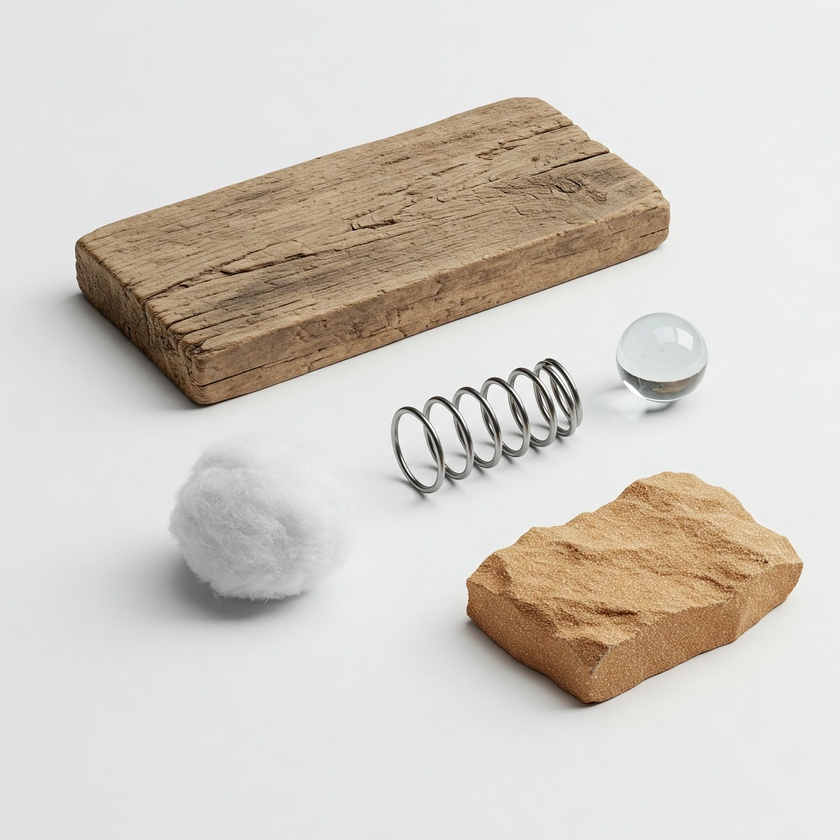
#> input picture week2_histograms_and_color_spaces/sample_images/foto1.jpeg, 840 x 840 px, shrunk from 2048 x 2048 before the run
$ python clahe_equalization.py
#> lines starting #> are read from the running program, lines starting #| are printed output that depends on the picture
import cv2  # OpenCV for image loading and CLAHE
import numpy as np
import matplotlib.pyplot as plt

# Path to your image file.
# Ensure "foto1.jpeg" is in the same directory as this script,
# or provide the correct path (e.g., "sample_images/foto1.jpeg").
IMAGE_PATH = "sample_images/foto1.jpeg"

try:
    # Load the image in grayscale using OpenCV
    gray_image = cv2.imread(IMAGE_PATH, 0)
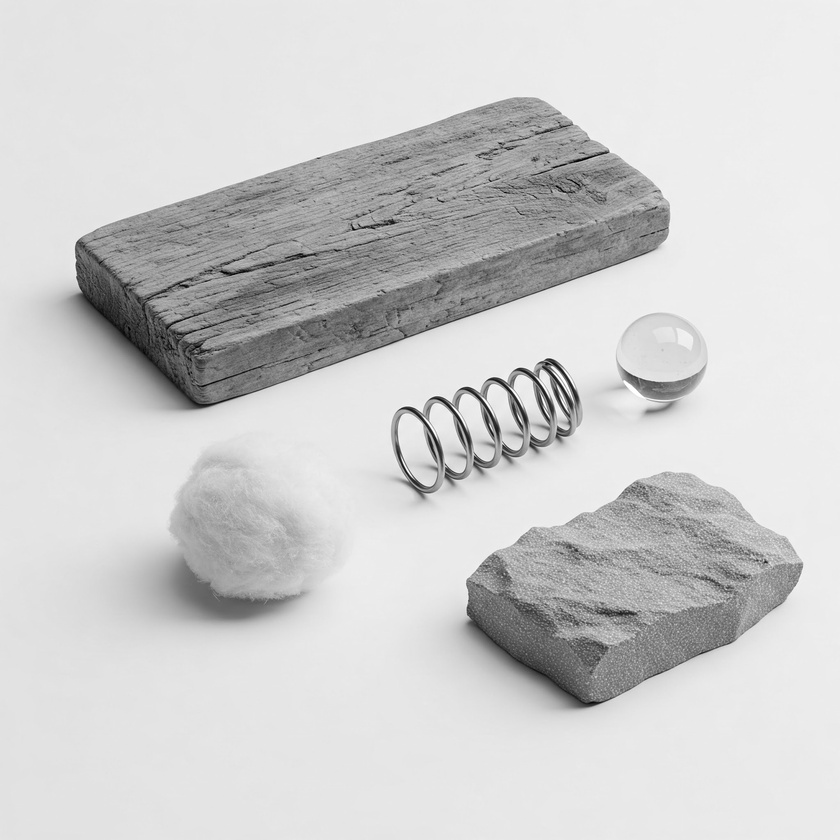
#> gray_image: shape (840, 840); min 0, max 255, mean 206

    if gray_image is None:
        raise FileNotFoundError(f"Image not found or could not be opened: {IMAGE_PATH}")

    # --- Apply CLAHE (Contrast Limited Adaptive Histogram Equalization) ---
    # Create a CLAHE object. Parameters can be adjusted:
    # clipLimit: Threshold for contrast limiting. Higher means more contrast.
    # tileGridSize: Size of the grid for localized equalization (e.g., (8,8)).
    clahe_object = cv2.createCLAHE(clipLimit=2.0, tileGridSize=(8, 8))

    # Apply CLAHE to the grayscale image
    clahe_image = clahe_object.apply(gray_image)
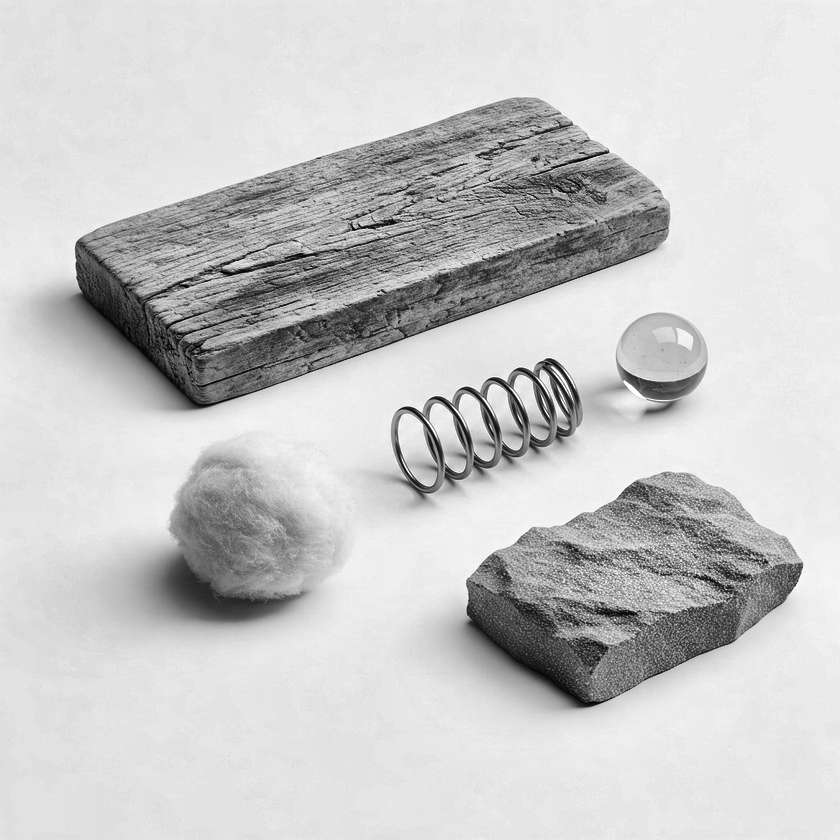
#> clahe_image: shape (840, 840); min 0, max 255, mean 200.4

    # --- Calculate Histograms for both images ---
    # Calculate histogram for the original grayscale image
    original_hist = cv2.calcHist([gray_image], [0], None, [256], [0, 256])
#> original_hist = 256 values, max 50626 at index 237, min 4 at index 3, mean 2756.2
    # Calculate histogram for the CLAHE processed image
    clahe_hist = cv2.calcHist([clahe_image], [0], None, [256], [0, 256])
#> clahe_hist = 256 values, max 34699 at index 235, min 10 at index 0, mean 2756.2

    # --- Display results using Matplotlib in a 2x2 grid ---
    plt.figure(figsize=(12, 10))  # Create a figure window

    # 1. Original Image
    plt.subplot(2, 2, 1)  # (rows, columns, plot_number)
    plt.imshow(gray_image, cmap='gray')
    plt.title('Original Grayscale Image')
    plt.axis('off')

    # 2. Original Histogram
    plt.subplot(2, 2, 2)
    plt.plot(original_hist, color='black')
    plt.title('Original Histogram')
    plt.xlabel('Pixel Intensity')
    plt.ylabel('Number of Pixels')
    plt.xlim([0, 256])
    plt.grid(True, linestyle='--', alpha=0.7)

    # 3. CLAHE Equalized Image
    plt.subplot(2, 2, 3)
    plt.imshow(clahe_image, cmap='gray')
    plt.title('CLAHE Equalized Image')
    plt.axis('off')

    # 4. CLAHE Equalized Histogram
    plt.subplot(2, 2, 4)
    plt.plot(clahe_hist, color='blue')
    plt.title('CLAHE Equalized Histogram')
    plt.xlabel('Pixel Intensity')
    plt.ylabel('Number of Pixels')
    plt.xlim([0, 256])
    plt.grid(True, linestyle='--', alpha=0.7)

    plt.tight_layout()  # Adjust layout
    plt.show()  # Display the figure
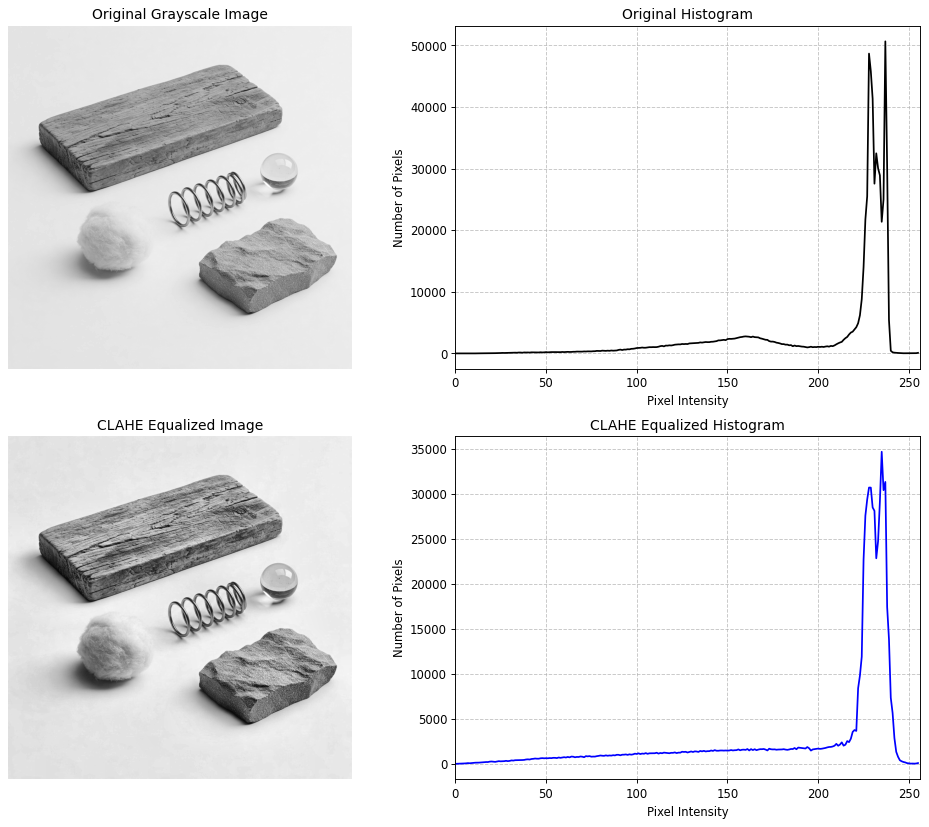
#> figure drawn by matplotlib, 4 panels; panel 2: curve peaks at x = 237, y = 50626; panel 4: curve peaks at x = 235, y = 34699

except FileNotFoundError as fnf_error:
    print(fnf_error)
except Exception as e:
    import traceback

    print(f"An unexpected error occurred: {e}")
    traceback.print_exc()

$ run again, with week2_histograms_and_color_spaces/sample_images/foto2.jpeg copied over week2_histograms_and_color_spaces/sample_images/foto1.jpeg
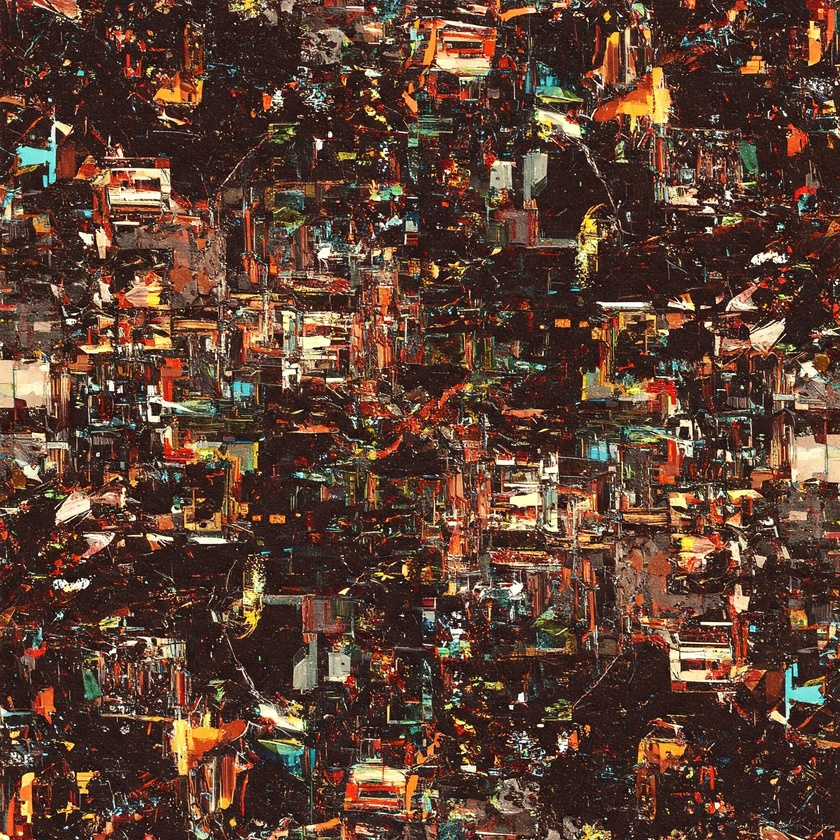
#> input picture week2_histograms_and_color_spaces/sample_images/foto2.jpeg, 840 x 840 px, shrunk from 2048 x 2048 before the run
#> `clahe_image = clahe_object.apply(gray_image)`:
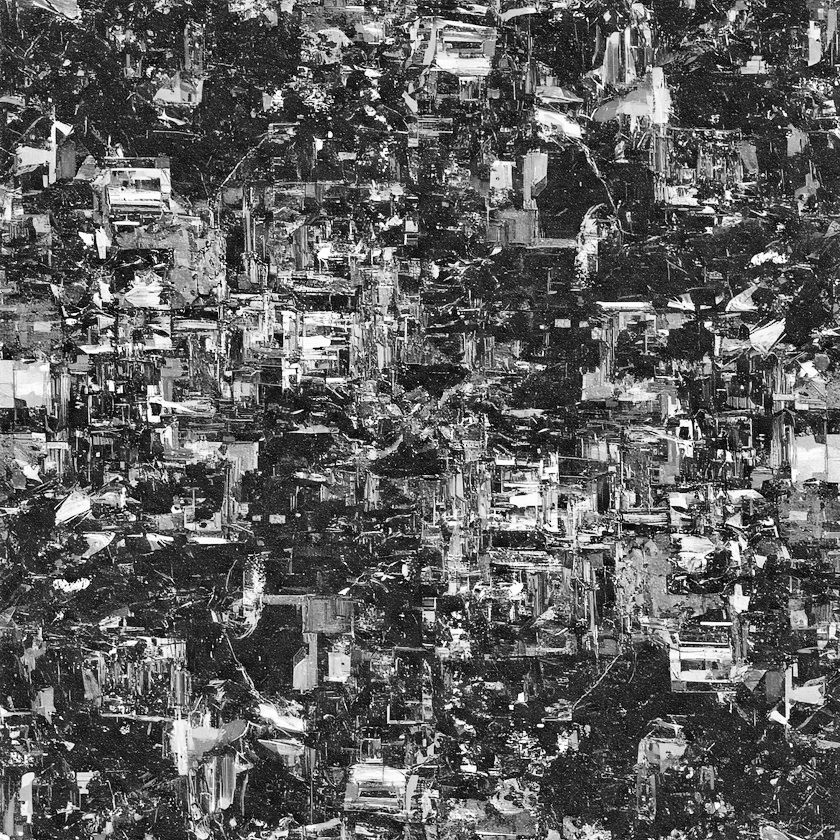
#> clahe_image: shape (840, 840); min 0, max 255, mean 94.4
#> original_hist = 256 values, max 21064 at index 32, min 7 at index 0, mean 2756.2
#> clahe_hist = 256 values, max 9412 at index 38, min 16 at index 0, mean 2756.2
#> `plt.show()`:
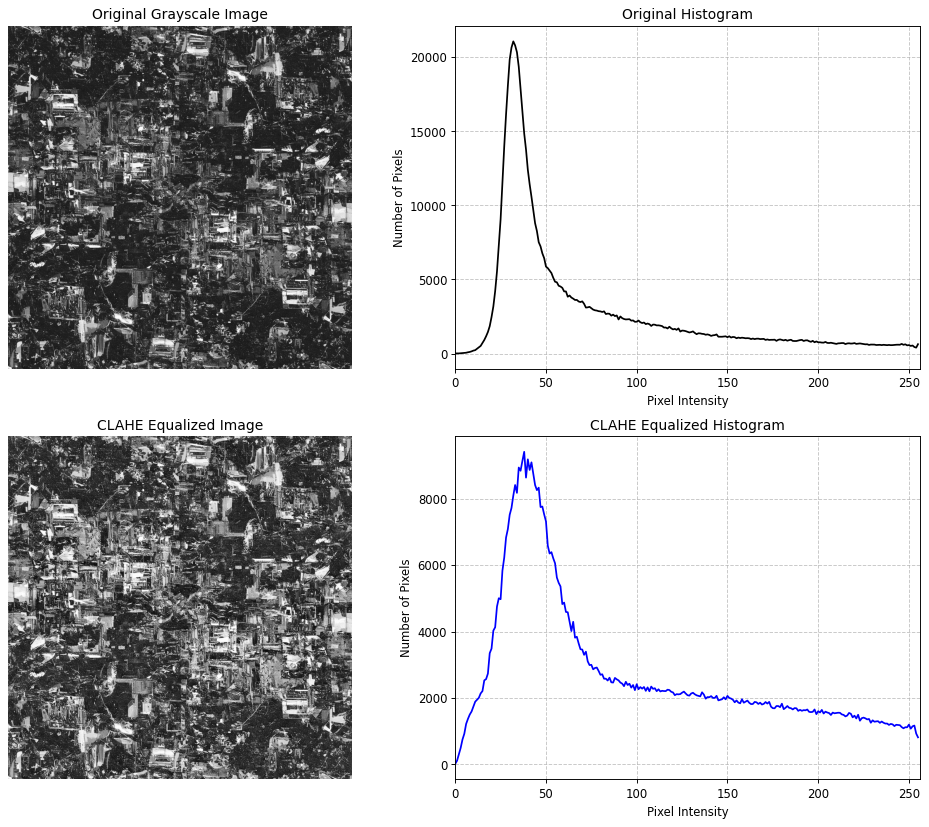
#> figure drawn by matplotlib, 4 panels; panel 2: curve peaks at x = 32, y = 21064; panel 4: curve peaks at x = 38, y = 9412
